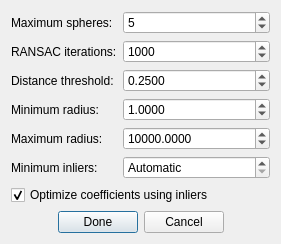
<?xml version="1.0" encoding="UTF-8"?>
<ui version="4.0">
 <class>SphereFitDialog</class>
 <widget class="QDialog" name="SphereFitDialog">
  <property name="geometry">
   <rect>
    <x>0</x>
    <y>0</y>
    <width>281</width>
    <height>225</height>
   </rect>
  </property>
  <property name="windowTitle">
   <string>Fit Spheres</string>
  </property>
  <property name="modal">
   <bool>true</bool>
  </property>
  <layout class="QVBoxLayout" name="verticalLayout">
   <item>
    <layout class="QFormLayout" name="parameters_layout">
     <property name="fieldGrowthPolicy">
      <enum>QFormLayout::AllNonFixedFieldsGrow</enum>
     </property>
     <item row="0" column="0">
      <widget class="QLabel" name="max_spheres_label">
       <property name="text">
        <string>Maximum spheres:</string>
       </property>
      </widget>
     </item>
     <item row="0" column="1">
      <widget class="QSpinBox" name="max_spheres_spin">
       <property name="minimum">
        <number>1</number>
       </property>
       <property name="maximum">
        <number>100</number>
       </property>
       <property name="value">
        <number>5</number>
       </property>
      </widget>
     </item>
     <item row="1" column="0">
      <widget class="QLabel" name="max_iterations_label">
       <property name="text">
        <string>RANSAC iterations:</string>
       </property>
      </widget>
     </item>
     <item row="1" column="1">
      <widget class="QSpinBox" name="max_iterations_spin">
       <property name="minimum">
        <number>1</number>
       </property>
       <property name="maximum">
        <number>1000000</number>
       </property>
       <property name="value">
        <number>1000</number>
       </property>
      </widget>
     </item>
     <item row="2" column="0">
      <widget class="QLabel" name="distance_threshold_label">
       <property name="text">
        <string>Distance threshold:</string>
       </property>
      </widget>
     </item>
     <item row="2" column="1">
      <widget class="QDoubleSpinBox" name="distance_threshold_spin">
       <property name="decimals">
        <number>4</number>
       </property>
       <property name="minimum">
        <double>0.000100000000000</double>
       </property>
       <property name="maximum">
        <double>1000000.000000000000000</double>
       </property>
       <property name="singleStep">
        <double>0.050000000000000</double>
       </property>
       <property name="value">
        <double>0.250000000000000</double>
       </property>
      </widget>
     </item>
     <item row="3" column="0">
      <widget class="QLabel" name="min_radius_label">
       <property name="text">
        <string>Minimum radius:</string>
       </property>
      </widget>
     </item>
     <item row="3" column="1">
      <widget class="QDoubleSpinBox" name="min_radius_spin">
       <property name="decimals">
        <number>4</number>
       </property>
       <property name="minimum">
        <double>0.000000000000000</double>
       </property>
       <property name="maximum">
        <double>1000000000.000000000000000</double>
       </property>
       <property name="singleStep">
        <double>1.000000000000000</double>
       </property>
       <property name="value">
        <double>1.000000000000000</double>
       </property>
      </widget>
     </item>
     <item row="4" column="0">
      <widget class="QLabel" name="max_radius_label">
       <property name="text">
        <string>Maximum radius:</string>
       </property>
      </widget>
     </item>
     <item row="4" column="1">
      <widget class="QDoubleSpinBox" name="max_radius_spin">
       <property name="decimals">
        <number>4</number>
       </property>
       <property name="minimum">
        <double>0.000000000000000</double>
       </property>
       <property name="maximum">
        <double>1000000000.000000000000000</double>
       </property>
       <property name="singleStep">
        <double>10.000000000000000</double>
       </property>
       <property name="value">
        <double>10000.000000000000000</double>
       </property>
      </widget>
     </item>
     <item row="5" column="0">
      <widget class="QLabel" name="min_inliers_label">
       <property name="text">
        <string>Minimum inliers:</string>
       </property>
      </widget>
     </item>
     <item row="5" column="1">
      <widget class="QSpinBox" name="min_inliers_spin">
       <property name="toolTip">
        <string>Use 0 to calculate the minimum automatically</string>
       </property>
       <property name="specialValueText">
        <string>Automatic</string>
       </property>
       <property name="maximum">
        <number>1000000000</number>
       </property>
      </widget>
     </item>
     <item row="6" column="0" colspan="2">
      <widget class="QCheckBox" name="optimize_coefficients_check">
       <property name="text">
        <string>Optimize coefficients using inliers</string>
       </property>
       <property name="checked">
        <bool>true</bool>
       </property>
      </widget>
     </item>
    </layout>
   </item>
   <item>
    <spacer name="vertical_spacer">
     <property name="orientation">
      <enum>Qt::Vertical</enum>
     </property>
     <property name="sizeHint" stdset="0">
      <size>
       <width>20</width>
       <height>20</height>
      </size>
     </property>
    </spacer>
   </item>
   <item>
    <layout class="QHBoxLayout" name="button_layout">
     <item>
      <spacer name="button_spacer">
       <property name="orientation">
        <enum>Qt::Horizontal</enum>
       </property>
       <property name="sizeHint" stdset="0">
        <size>
         <width>40</width>
         <height>20</height>
        </size>
       </property>
      </spacer>
     </item>
     <item>
      <widget class="QPushButton" name="done_button">
       <property name="text">
        <string>Done</string>
       </property>
       <property name="default">
        <bool>true</bool>
       </property>
      </widget>
     </item>
     <item>
      <widget class="QPushButton" name="cancel_button">
       <property name="text">
        <string>Cancel</string>
       </property>
      </widget>
     </item>
     <item>
      <spacer name="horizontalSpacer">
       <property name="orientation">
        <enum>Qt::Horizontal</enum>
       </property>
       <property name="sizeHint" stdset="0">
        <size>
         <width>40</width>
         <height>20</height>
        </size>
       </property>
      </spacer>
     </item>
    </layout>
   </item>
  </layout>
 </widget>
 <resources/>
 <connections/>
</ui>
